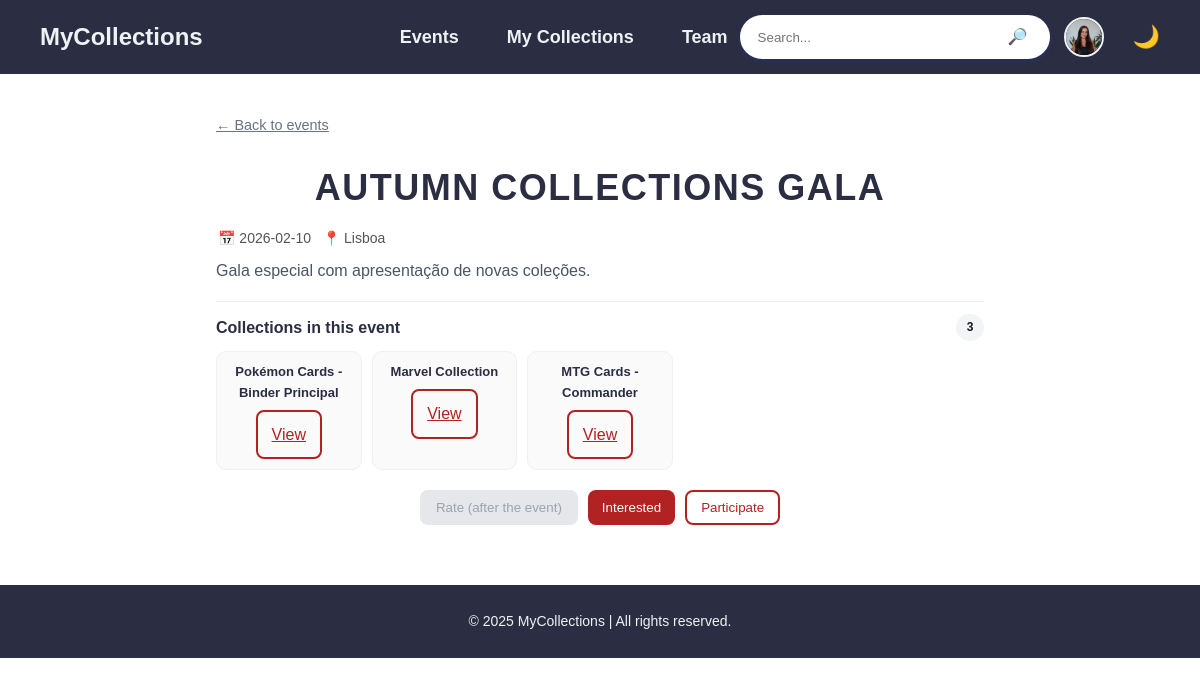
Page /public_html/event.php?id=21 (signed in) on the earlier database version.
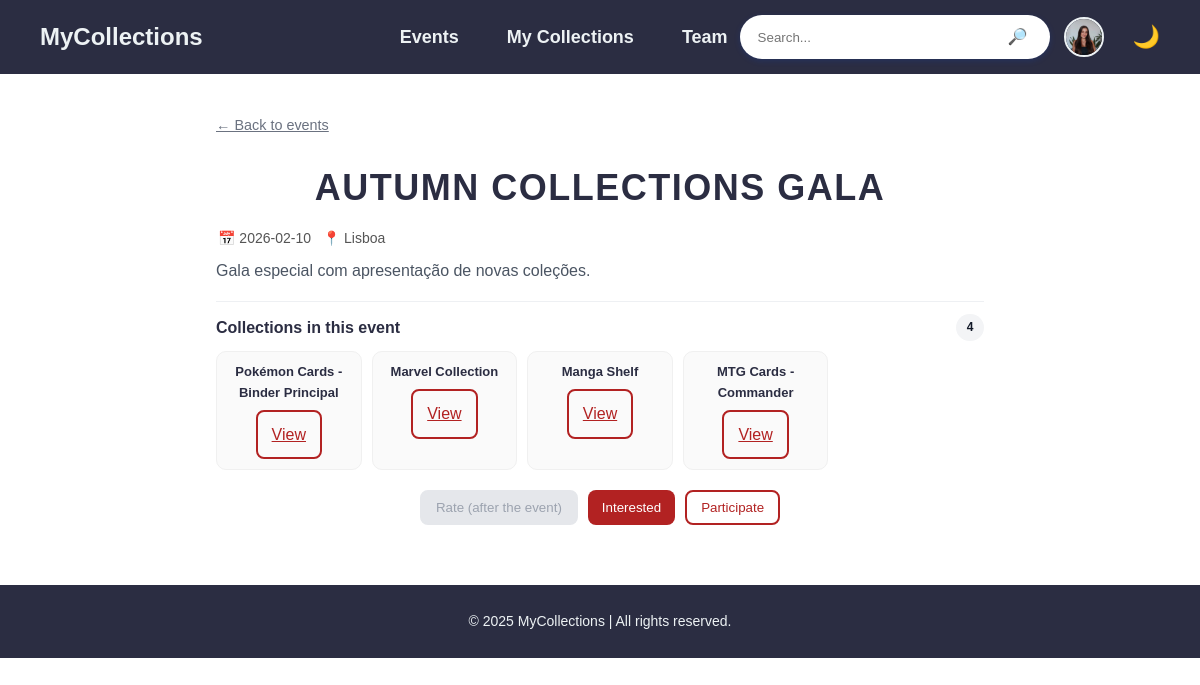
Same page on the later database version.
### tables this page shows
CREATE TABLE `collections` (
  `id_collection` int(11) NOT NULL,
  `id_user` int(11) NOT NULL,
  `id_collection_category` int(11) NOT NULL,
  `name` varchar(120) NOT NULL,
  `description` text DEFAULT NULL,
  `cover_img` varchar(255) DEFAULT NULL,
  `creation_date` date DEFAULT NULL,
  `rate` int(11) DEFAULT 0
);

### public_html/event.php (the view, shortened to what this page needs)
<?php
$eventId = isset($_GET['id']) ? (int)$_GET['id'] : 0;
$event   = null;
$cols    = [];
if ($eventId > 0) {
    $db = DB::conn();
    $stmt = $db->prepare("SELECT id_event, name, location, event_date, description, created_by
                          FROM events WHERE id_event = ?");
    $stmt->bind_param("i", $eventId);
    $stmt->execute();
    $res   = $stmt->get_result();
    $event = $res->fetch_assoc();
    if ($event) {
        $stmt2 = $db->prepare("
            SELECT c.id_collection, c.name
            FROM event_collections ec
            JOIN collections c ON c.id_collection = ec.id_collection
            WHERE ec.id_event = ?
        ");
        $stmt2->bind_param("i", $eventId);
        $stmt2->execute();
        $colsRes = $stmt2->get_result();
        while ($row = $colsRes->fetch_assoc()) {
            $cols[] = $row;
        }
    }
}
?>
<!DOCTYPE html>
<html lang="pt">
<head>
  <link rel="stylesheet" href="css/style.css" />
  <link rel="stylesheet" href="css/events.css" />
</head>
<body data-event-id="<?= $event ? (int)$event['id_event'] : 0 ?>">
<?php require_once __DIR__ . "/partials/navbar.php"; ?>
<main class="event-page-main">
<?php if (!$event): ?>
  <section class="event-page-card">
    <a href="events.php" class="back-link">← Back to events</a>
    <h1 class="events-title" style="margin-top:16px;">Event not found</h1>
    <p class="ev-desc">The event you are looking for does not exist.</p>
  </section>
<?php else: ?>
  <?php
    $dt      = new DateTime($event['event_date']);
    $now     = new DateTime();
    $isPast  = $dt < $now;
    $dateStr = $dt->format("Y-m-d");
  ?>
 <div class="event-topbar">
  <a href="events.php" class="back-link">← Back to events</a>
</div>
    <h1 class="events-title" style="margin-top:18px;">
      <?= htmlspecialchars($event['name']) ?>
    </h1>
    <p class="ev-subtitle">
      📅 <?= htmlspecialchars($dateStr) ?>
      <?php if (!empty($event['location'])): ?>
        &nbsp;&nbsp;📍 <?= htmlspecialchars($event['location']) ?>
      <?php endif; ?>
    </p>
    <?php if (!empty($event['description'])): ?>
      <p class="ev-desc-full">
        <?= nl2br(htmlspecialchars($event['description'])) ?>
      </p>
    <?php endif; ?>
    <div class="ev-collections" style="margin-top:18px;">
      <div class="ev-col-head">
        <h4 class="ev-col-title">Collections in this event</h4>
        <span class="ev-badge"><?= count($cols) ?></span>
      </div>
      <div class="ev-col-list">
        <?php if (!count($cols)): ?>
          <p class="muted">No collections in this event.</p>
        <?php else: ?>
         <?php foreach ($cols as $c): ?>
            <div class="ev-col-item">
              <span class="ev-col-name"><?= htmlspecialchars($c['name']) ?></span>
              <a href="collection.php?id=<?= (int)$c['id_collection'] ?>" class="btn outline">View</a>
            </div>
          <?php endforeach; ?>
        <?php endif; ?>
      </div>
    </div>
    <div class="ev-actions" style="margin-top:20px;">
      <button
        id="d-review"
        class="btn outline"
        data-id="<?= (int)$event['id_event'] ?>"
        <?= $isPast ? "" : "disabled" ?>
      >
        <?= $isPast ? "Rate" : "Rate (after the event)" ?>
      </button>
      <button
        id="d-join"
        class="btn"
        data-id="<?= (int)$event['id_event'] ?>"
      >
        Interested
      </button>
      <button
        id="d-participate"
        class="btn outline"
        data-id="<?= (int)$event['id_event'] ?>"
        <?= $isPast ? "disabled" : "" ?>
      >
        Participate
      </button>
    </div>
<?php endif; ?>
</main>
<footer class="footer">
  <p>© 2025 MyCollections | All rights reserved.</p>
</footer>
</body>
</html>

Differences in the rows shown:
now on this page (row edited): collections: name "Manga Shelf"
Other differences:
count($cols): "3" → "4"
